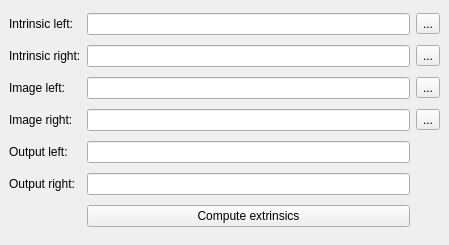
                 <widget class="QWidget" name="tabNarrowStereo">
                  <attribute name="title">
                   <string>Narrow Stereo</string>
                  </attribute>
                  <widget class="QWidget" name="layoutWidget">
                   <property name="geometry">
                    <rect>
                     <x>9</x>
                     <y>9</y>
                     <width>431</width>
                     <height>227</height>
                    </rect>
                   </property>
                   <layout class="QGridLayout" name="gridLayout_2">
                    <item row="0" column="0">
                     <widget class="QLabel" name="label_10">
                      <property name="text">
                       <string>Intrinsic left:</string>
                      </property>
                     </widget>
                    </item>
                    <item row="0" column="1">
                     <widget class="QLineEdit" name="lineEditNarrowIntrinsicLeft"/>
                    </item>
                    <item row="0" column="2">
                     <widget class="QToolButton" name="btnFileBrowserNSIntrinsicLeft">
                      <property name="text">
                       <string>...</string>
                      </property>
                     </widget>
                    </item>
                    <item row="1" column="0">
                     <widget class="QLabel" name="label_11">
                      <property name="text">
                       <string>Intrinsic right:</string>
                      </property>
                     </widget>
                    </item>
                    <item row="1" column="1">
                     <widget class="QLineEdit" name="lineEditNarrowIntrinsicRight"/>
                    </item>
                    <item row="1" column="2">
                     <widget class="QToolButton" name="btnFileBrowserNSIntrinsicRight">
                      <property name="text">
                       <string>...</string>
                      </property>
                     </widget>
                    </item>
                    <item row="2" column="0">
                     <widget class="QLabel" name="label_27">
                      <property name="text">
                       <string>Image left:</string>
                      </property>
                     </widget>
                    </item>
                    <item row="2" column="1">
                     <widget class="QLineEdit" name="lineEditNarrowImageLeft"/>
                    </item>
                    <item row="2" column="2">
                     <widget class="QToolButton" name="btnFileBrowserNSLeftImage">
                      <property name="text">
                       <string>...</string>
                      </property>
                     </widget>
                    </item>
                    <item row="3" column="0">
                     <widget class="QLabel" name="label_28">
                      <property name="text">
                       <string>Image right:</string>
                      </property>
                     </widget>
                    </item>
                    <item row="3" column="1">
                     <widget class="QLineEdit" name="lineEditNarrowImageRight"/>
                    </item>
                    <item row="3" column="2">
                     <widget class="QToolButton" name="btnFileBrowserNSRightImage">
                      <property name="text">
                       <string>...</string>
                      </property>
                     </widget>
                    </item>
                    <item row="4" column="0">
                     <widget class="QLabel" name="label_30">
                      <property name="text">
                       <string>Output left:</string>
                      </property>
                     </widget>
                    </item>
                    <item row="4" column="1">
                     <widget class="QLineEdit" name="lineEditNarrowOutputLeft"/>
                    </item>
                    <item row="5" column="0">
                     <widget class="QLabel" name="label_31">
                      <property name="text">
                       <string>Output right:</string>
                      </property>
                     </widget>
                    </item>
                    <item row="5" column="1">
                     <widget class="QLineEdit" name="lineEditNarrowOutputRight"/>
                    </item>
                    <item row="6" column="1">
                     <widget class="QPushButton" name="pushButtonNarrowCompute">
                      <property name="text">
                       <string>Compute extrinsics</string>
                      </property>
                     </widget>
                    </item>
                   </layout>
                  </widget>
                 </widget>
